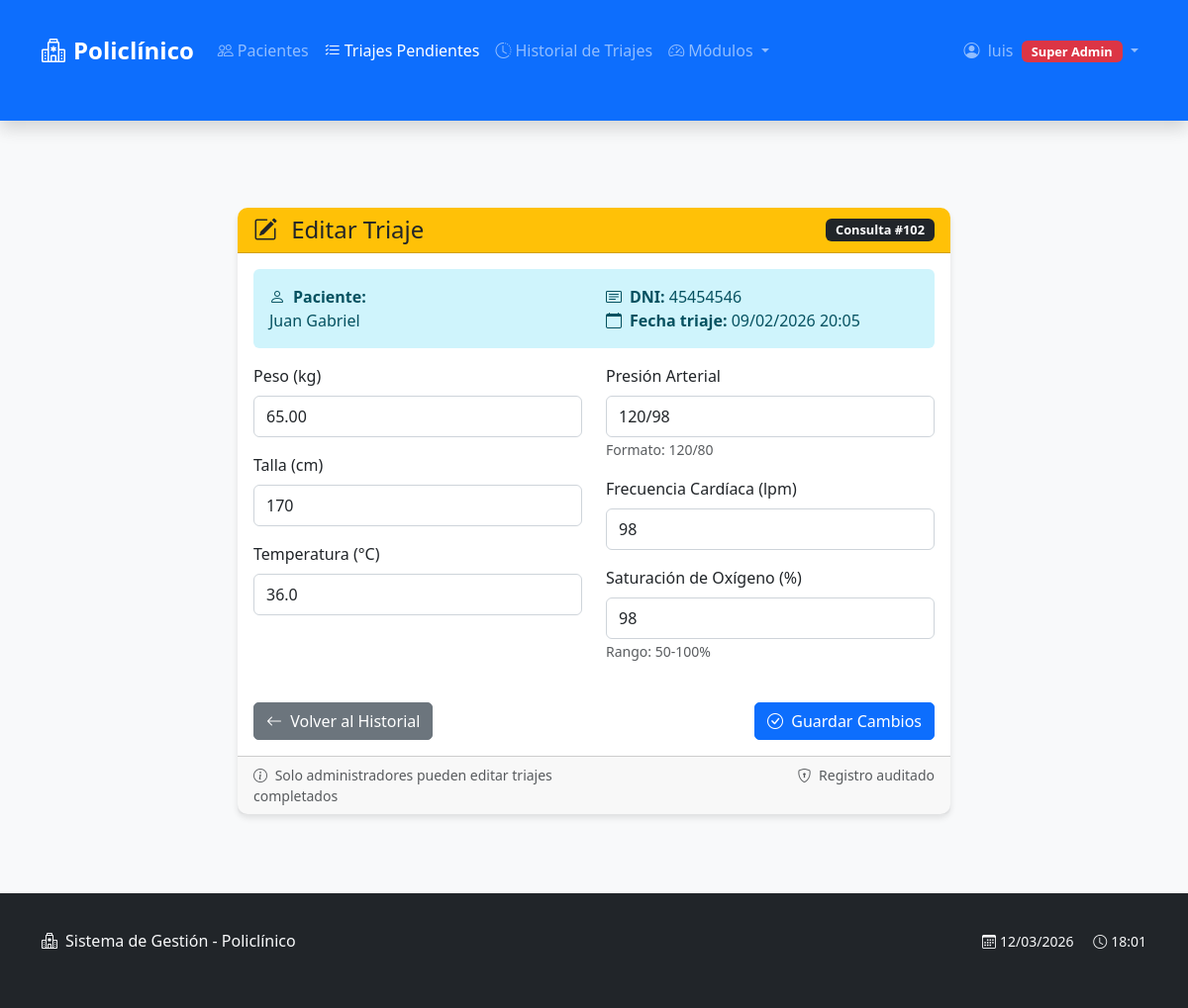
The page /triaje/editar/88/ (signed in) on the database its author committed.
### triaje/models.py (models this page shows, shortened)
class Triaje(models.Model):
    class EstadoTriaje(models.TextChoices):
        INICIADO = 'INICIADO', 'Iniciado'
        COMPLETO = 'COMPLETO', 'Completo'
    consulta = models.OneToOneField(
        Consulta,
        on_delete=models.PROTECT,
        related_name='triaje'
    )
    estado = models.CharField(
        max_length=20,
        choices=EstadoTriaje.choices,
        default=EstadoTriaje.INICIADO
    )
    peso = models.DecimalField(
        max_digits=5,
        decimal_places=2,
        null=True,
        blank=True,
        help_text='Peso en kilogramos (kg)'
    )
    talla = models.PositiveIntegerField(
        null=True,
        blank=True,
        help_text='Talla en centímetros (cm)'
    )
    temperatura = models.DecimalField(
        max_digits=4,
        decimal_places=1,
        null=True,
        blank=True,
        help_text='Temperatura corporal en °C'
    )
    presion = models.CharField(
        max_length=10,
        blank=True,
        help_text='Presión arterial (ej: 120/80)',
        validators=[validar_presion]
    )
    frecuencia_cardiaca = models.PositiveIntegerField(
        null=True,
        blank=True,
        help_text='Latidos por minuto (lpm)'
    )
    saturacion = models.PositiveIntegerField(
        null=True,
        blank=True,
        help_text='Saturación de oxígeno (%)'
    )
    fecha = models.DateTimeField(auto_now_add=True)
    class Meta:
        permissions = [
            ("corregir_triaje", "Puede corregir triajes completados"),
            ("ver_historial_triaje", "Puede ver historial de triajes"),
            ("registrar_triaje", "Puede registrar triaje"),
        ]

### consultas/models.py (models this page shows, shortened)
class Consulta(models.Model):
    class EstadoConsulta(models.TextChoices):
        REGISTRADA = 'REGISTRADA', 'Registrada'
        PAGADA = 'PAGADA', 'Pagada'
        TRIAJE_PENDIENTE = 'TRIAJE_PENDIENTE', 'Triaje pendiente'
        EN_TRIAGE = 'EN_TRIAGE', 'En triaje'
        TRIAJE_COMPLETO = 'TRIAJE_COMPLETO', 'Triaje completo'
        ATENDIDA = 'ATENDIDA', 'Atendida'
    paciente = models.ForeignKey(
        'pacientes.Paciente',
        on_delete=models.PROTECT,
        related_name='consultas'
    )
    tarifa = models.ForeignKey(
        TarifaConsulta,
        on_delete=models.PROTECT
    )
    tipo_consulta = models.CharField(
        max_length=20
    )
    especialidad = models.CharField(
        max_length=20,
        null=True,
        blank=True
    )
    precio = models.DecimalField(
        max_digits=8,
        decimal_places=2
    )
    doctor = models.ForeignKey(
        Doctor,
        on_delete=models.SET_NULL,
        null=True,
        blank=True,
        verbose_name='Médico asignado',
        help_text='Seleccione el médico que atenderá la consulta'
    )
    estado = models.CharField(
        max_length=20,
        choices=EstadoConsulta.choices,
        default=EstadoConsulta.REGISTRADA
    )
    fecha = models.DateTimeField(auto_now_add=True)
    diagnostico = models.TextField(
        blank=True,
        null=True,
        verbose_name='Diagnóstico',
        help_text='Diagnóstico principal de la consulta'
    )
    observaciones = models.TextField(
        blank=True,
        null=True,
        verbose_name='Observaciones',
        help_text='Observaciones y hallazgos del examen físico'
    )
    tratamiento = models.TextField(
        blank=True,
        null=True,
        verbose_name='Tratamiento',
        help_text='Plan de tratamiento indicado'
    )
    fecha_atencion = models.DateTimeField(
        blank=True,
        null=True,
        verbose_name='Fecha de atención',
        help_text='Fecha y hora en que se atendió la consulta'
    )
    es_lectura_resultados = models.BooleanField(
        default=False,
        verbose_name='Es lectura de resultados',
        help_text='Consulta solo para lectura de resultados de exámenes'
    )
    class Meta:
        verbose_name = 'Consulta'
        verbose_name_plural = 'Consultas'
        ordering = ['-fecha']

### pacientes/models.py (models this page shows, shortened)
class Paciente(models.Model):
    dni = models.CharField(max_length=8, unique=True)
    nombres = models.CharField(max_length=100)
    apellidos = models.CharField(max_length=100)
    fecha_nacimiento = models.DateField()
    telefono = models.CharField(max_length=15, blank=True)
    direccion = models.CharField(max_length=200, blank=True)
    creado_en = models.DateTimeField(auto_now_add=True)
    activo = models.BooleanField(default=True, verbose_name='¿Activo?',help_text='Indica si el paciente está activo en el sistema')

### triaje/views.py (the view)
# urls.py: path('editar/<int:triaje_id>/', views.editar_triaje, name='editar_triaje'),
@grupo_requerido('recepcion', 'administrador')
@login_required
@permission_required('triaje.change_triaje', raise_exception=True)
def editar_triaje(request, triaje_id):
    triaje = get_object_or_404(Triaje, id=triaje_id)
    if triaje.estado != Triaje.EstadoTriaje.COMPLETO:
        messages.warning(request, '⚠️ Solo se pueden editar triajes completados.')
        return redirect('historial_triajes')
    if request.method == 'POST':
        form = EditarTriajeForm(request.POST, instance=triaje)
        if form.is_valid():
            try:
                form.save(triaje_id)
                messages.success(request, '✅ Triaje actualizado correctamente.')
                return redirect('historial_triajes')
            except Exception as e:
                print(f"Error al guardar: {e}")
                messages.error(request, f'❌ Error al guardar: {str(e)}')
        else:
            print("=" * 50)
            print(f"🔍 ERRORES EN FORMULARIO - Triaje #{triaje_id}")
            for field, errors in form.errors.items():
                for error in errors:
                    print(f"  {field}: {error}")
            print("=" * 50)
            pass
    else:
        form = EditarTriajeForm(instance=triaje)
    return render(request, 'triaje/editar_triaje.html', {
        'form': form,
        'triaje': triaje
    })

### triaje/templates/triaje/editar_triaje.html (shortened to what this page needs)
{% extends "base.html" %}
{% block content %}
<div class="container mt-4">
    <div class="row">
        <div class="col-md-8 offset-md-2">
            <div class="card">
                <div class="card-header bg-warning text-dark">
                    <div class="d-flex justify-content-between align-items-center">
                        <h4 class="mb-0">
                            <i class="bi bi-pencil-square me-2"></i>
                            Editar Triaje
                        </h4>
                        <span class="badge bg-dark">Consulta #{{ triaje.consulta.id }}</span>
                    </div>
                </div>
                <div class="card-body">
                    <div class="alert alert-info">
                        <div class="row">
                            <div class="col-md-6">
                                <strong><i class="bi bi-person me-2"></i>Paciente:</strong><br>
                                {{ triaje.consulta.paciente.nombres }} {{ triaje.consulta.paciente.apellidos }}
                            </div>
                            <div class="col-md-6">
                                <strong><i class="bi bi-card-text me-2"></i>DNI:</strong> {{ triaje.consulta.paciente.dni }}<br>
                                <strong><i class="bi bi-calendar me-2"></i>Fecha triaje:</strong> {{ triaje.fecha|date:"d/m/Y H:i" }}
                            </div>
                        </div>
                    </div>
                    <form method="post">
                        <div class="row">
                            <div class="col-md-6">
                                <div class="mb-3">
                                    <label for="id_peso" class="form-label">Peso (kg)</label>
                                    {{ form.peso }}
                                </div>
                                <div class="mb-3">
                                    <label for="id_talla" class="form-label">Talla (cm)</label>
                                    {{ form.talla }}
                                </div>
                                <div class="mb-3">
                                    <label for="id_temperatura" class="form-label">Temperatura (°C)</label>
                                    {{ form.temperatura }}
                                </div>
                            </div>
                            <div class="col-md-6">
                                <div class="mb-3">
                                    <label for="id_presion" class="form-label">Presión Arterial</label>
                                    {{ form.presion }}
                                    <small class="form-text text-muted">Formato: 120/80</small>
                                </div>
                                <div class="mb-3">
                                    <label for="id_frecuencia_cardiaca" class="form-label">Frecuencia Cardíaca (lpm)</label>
                                    {{ form.frecuencia_cardiaca }}
                                </div>
                                <div class="mb-3">
                                    <label for="id_saturacion" class="form-label">Saturación de Oxígeno (%)</label>
                                    {{ form.saturacion }}
                                    <small class="form-text text-muted">Rango: 50-100%</small>
                                </div>
                            </div>
                        </div>
                        <div class="mt-4 d-flex justify-content-between">
                            <div>
                                <a href="{% url 'historial_triajes' %}" class="btn btn-secondary">
                                    <i class="bi bi-arrow-left me-1"></i>
                                    Volver al Historial
                                </a>
                            </div>
                            <div>
                                <button type="submit" class="btn btn-primary">
                                    <i class="bi bi-check-circle me-1"></i>
                                    Guardar Cambios
                                </button>
                            </div>
                        </div>
                    </form>
                </div>
                <div class="card-footer text-muted small">
                    <div class="row">
                        <div class="col-md-6">
                            <i class="bi bi-info-circle me-1"></i>
                            Solo administradores pueden editar triajes completados
                        </div>
                        <div class="col-md-6 text-md-end">
                            <i class="bi bi-shield-lock me-1"></i>
                            Registro auditado
                        </div>
                    </div>
                </div>
            </div>
        </div>
    </div>
</div>
{% endblock %}

### templates/base.html (shortened to what this page needs)
<!DOCTYPE html>
<html lang="es">
<head>
    <link href="https://cdn.jsdelivr.net/npm/bootstrap@5.3.1/dist/css/bootstrap.min.css" rel="stylesheet">
    <link rel="stylesheet" href="https://cdn.jsdelivr.net/npm/bootstrap-icons@1.11.0/font/bootstrap-icons.css">
    <link rel="stylesheet" href="https://cdnjs.cloudflare.com/ajax/libs/font-awesome/6.4.0/css/all.min.css">
    {% load static %}
    <link rel="stylesheet" href="{% static 'css/styles.css' %}">
</head>
<body>
    <nav class="navbar navbar-expand-lg navbar-dark bg-primary shadow">
        <div class="container">
            <a class="navbar-brand" href="{% url 'inicio' %}">
                <i class="bi bi-hospital me-2"></i>Policlínico
            </a>
            <div class="collapse navbar-collapse" id="navbarNav">
                <ul class="navbar-nav me-auto" id="mainNavbar">
                    {% if user.is_authenticated %}
                        {% if es_recepcion or es_administrador or es_super_user %}
                        <li class="nav-item">
                            <a class="nav-link {% if '/pacientes/' in request.path %}active{% endif %}"
                               href="{% url 'lista_pacientes' %}">
                                <i class="bi bi-people me-1"></i>Pacientes
                            </a>
                        </li>
                        <li class="nav-item">
                            <a class="nav-link {% if '/triaje/' in request.path %}active{% endif %}"
                               href="{% url 'lista_triaje_pendiente' %}">
                                <i class="bi bi-list-check me-1"></i>Triajes Pendientes
                            </a>
                        </li>
                        <li class="nav-item">
                            <a class="nav-link {% if '/historial-triajes/' in request.path %}active{% endif %}"
                               href="{% url 'historial_triajes' %}">
                                <i class="bi bi-clock-history me-1"></i>Historial de Triajes
                            </a>
                        </li>
                        {% endif %}
                        {% if es_administrador or es_super_user %}
                        <li class="nav-item dropdown">
                            <a class="nav-link dropdown-toggle" href="#" role="button" data-bs-toggle="dropdown">
                                <i class="bi bi-speedometer2 me-1"></i>Módulos
                            </a>
                        </li>
                        {% endif %}
                    {% endif %}
                </ul>
                <ul class="navbar-nav">
                    {% if user.is_authenticated %}
                    <li class="nav-item dropdown">
                        <a class="nav-link dropdown-toggle" href="#" role="button" data-bs-toggle="dropdown" aria-expanded="false">
                            <i class="bi bi-person-circle me-1"></i>
                            {{ user.username }}
                            <span class="badge
                                {% if es_super_user %}bg-danger
                                {% elif es_administrador %}bg-danger
                                {% elif es_doctor %}bg-success
                                {% elif es_recepcion %}bg-warning
                                {% elif es_farmacia %}bg-info
                                {% elif es_laboratorio %}bg-secondary
                                {% else %}bg-secondary{% endif %} ms-1">
                                {% if es_super_user %}Super Admin
                                {% elif es_administrador %}Admin
                                {% elif es_doctor %}Doctor
                                {% elif es_recepcion %}Recepción
                                {% elif es_farmacia %}Farmacia
                                {% elif es_laboratorio %}Laboratorio
                                {% else %}Usuario{% endif %}
                            </span>
                        </a>
                    </li>
                    {% endif %}
                </ul>
            </div>
        </div>
    </nav>
    <div class="container mt-4">
        {% block content %}{% endblock %}
    </div>
    <footer class="footer mt-auto py-3 bg-dark text-white">
        <div class="container">
            <div class="row">
                <div class="col-md-6">
                    <span class="text-light">
                        <i class="bi bi-hospital me-2"></i>Sistema de Gestión - Policlínico
                    </span>
                </div>
                <div class="col-md-6 text-md-end">
                    <span class="text-light small">
                        <i class="bi bi-calendar3 me-1"></i>{% now "d/m/Y" %}
                        <i class="bi bi-clock ms-3 me-1"></i>{% now "H:i" %}
                    </span>
                </div>
            </div>
        </div>
    </footer>
</body>
</html>

### rows shown on the page
Triaje: consulta.id "102", consulta.paciente.nombres "Juan", consulta.paciente.apellidos "Gabriel", consulta.paciente.dni "45454546", fecha "09/02/2026 20:05", peso "65.00", talla "170", temperatura "36.0", presion "120/98", frecuencia_cardiaca "98", saturacion "98"

### other values the page prints
{{ user.username }} "luis"
